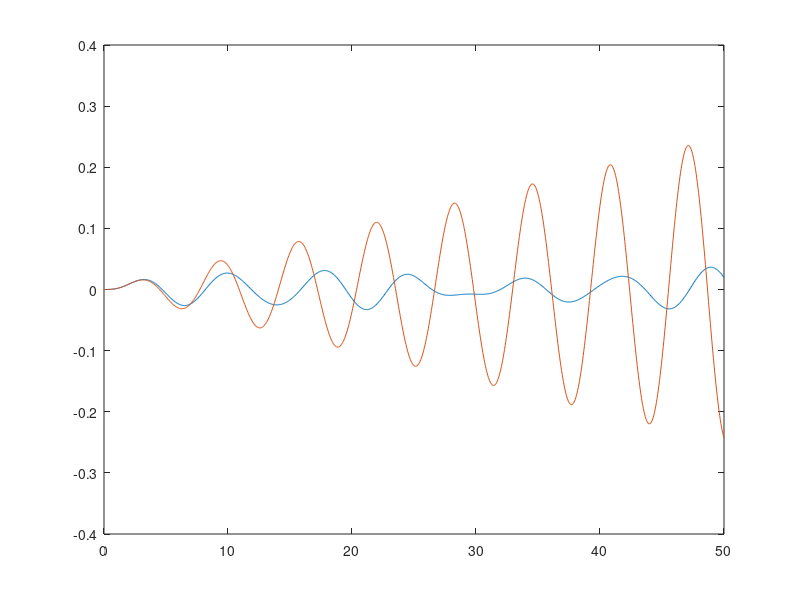

Write the MATLAB code that produced this figure.
clc
close all
clear all

xg = .01;
w1 = 1;
we = 1;
eta = 0.2;
w2 = 1;

dt = .05;
t_span = 0:dt:dt*1000;
x0 = [0 0 0 0]; %x1 , x1dot , x2 , x2dot 
f = @(t,x)[x(2);
    w2^2*eta*x(3) - (w2^2*eta + w1^2)*x(1) + we*we*xg*sin(we*t);
    x(4);
    we*we*xg*sin(we*t)-w2^2*(x(3)-x(1))];
[t,x] = ode45(f,t_span,x0);
plot(t_span,x(:,1));
hold on
xg = .01;
w1 = 1;
we = 1;
eta = 0.0;
w2 = 0;
f1 = @(t,x)[x(2);
    w2^2*eta*x(3) - (w2^2*eta + w1^2)*x(1) + we*we*xg*sin(we*t);
    x(4);
    we*we*xg*sin(we*t)-w2^2*(x(3)-x(1))];
[t,x] = ode45(f1,t_span,x0);
plot(t_span,x(:,1));
hold off



